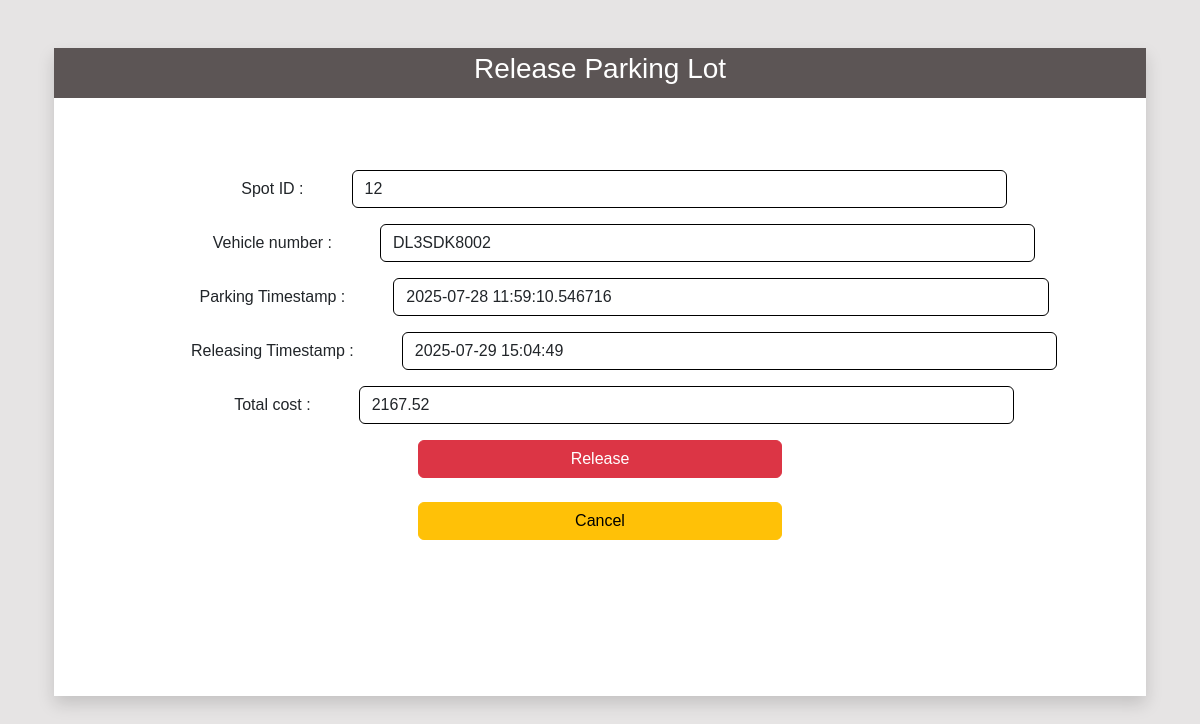
Page /spot/8/release (signed in) on the committed database.
### models.py (models this page shows)
class Reservation(db.Model):
    id = db.Column(db.Integer, primary_key=True)
    user_id = db.Column(db.Integer, db.ForeignKey('user.id'), nullable=False)
    lot_id = db.Column(db.Integer, db.ForeignKey('parkinglot.id'), nullable=False)
    spot_id = db.Column(db.Integer, db.ForeignKey('parkingspot.id'), nullable=False)
    vehicle_id = db.Column(db.Integer, db.ForeignKey('vehicle.id'), nullable=False)
    parking_timestamp = db.Column(db.DateTime, nullable=False)
    leaving_timestamp = db.Column(db.DateTime, nullable=True)
    total_cost = db.Column(db.Float, nullable=True)

class Vehicle(db.Model):
    id = db.Column(db.Integer, primary_key=True)
    user_id = db.Column(db.Integer, db.ForeignKey('user.id'), nullable=False)
    vehicle_number = db.Column(db.String(25), unique=True, nullable=False)
    vehicle_type = db.Column(db.String(20))
    reserved_vehicle = db.relationship('Reservation', backref='vehicle', lazy=True,cascade="all, delete-orphan")

### routes.py (the view)
@app.route('/spot/<int:id>/release')
@auth_required
def release(id):
    reservation=Reservation.query.get(id)
    leaving_timestamp = datetime.now()
    parking_timestamp= reservation.parking_timestamp
    duration = leaving_timestamp - parking_timestamp
    hrs = duration.total_seconds() / 3600
    cost = round(hrs * reservation.parkinglot.price_per_hour, 2)
    return render_template('spot/release.html',reservation=reservation,l_timestamp=leaving_timestamp,cost=cost)

### routes.py (called while the page is built)
def auth_required(f):
    @wraps(f) #create different function object
    def decorated_function(*args, **kwargs):
        if 'user_id' not in session:
            return redirect(url_for('login'))
        else:
            return f(*args, **kwargs)
    return decorated_function

### templates/spot/release.html (shortened to what this page needs)
{% extends 'layout.html' %}
{% block content %}
<div class="container-fluid" style="height: 90vh;">
    <div class="col-5 shadow mt-5">
        <div class="title d-flex justify-content-center align-items-center mb-5 ">
            <h3 class="text-center">Release Parking Lot</h3>
        </div>
        <br>
        <form action="" method="post" class="form">
            <div class="d-flex align-items-center justify-content-center mb-3">
                <label class="me-5 ms-5">Spot ID :</label>
                <input type="text" class="form-control fixed-width-input"  value="{{reservation.spot_id}}" readonly>
            </div>
            <div class="d-flex align-items-center justify-content-center mb-3">
                <label class="me-5 ms-5" for="specificSizeSelect" >Vehicle number :</label>
                <input type="text" class="form-control fixed-width-input" value="{{reservation.vehicle.vehicle_number}}" readonly>
            </div>
            <div class="d-flex align-items-center justify-content-center mb-3">
                <label class="me-5 ms-5" for="specificSizeSelect" > Parking Timestamp :</label>
                <input type="text" class="form-control fixed-width-input" value="{{reservation.parking_timestamp}}" readonly>
            </div>
            <div class="d-flex align-items-center justify-content-center mb-3">
                <label class="me-5 ms-5" for="specificSizeSelect" > Releasing Timestamp :</label>
                <input type="datetime" class="form-control fixed-width-input" id="l_timestamp" name="l_timestamp" value='{{l_timestamp}}' readonly>
            </div>
            <div class="d-flex align-items-center justify-content-center mb-3">
                <label class="me-5 ms-5" for="specificSizeSelect" > Total cost :</label>
                <input type="text" class="form-control fixed-width-input" id="cost" name="cost" value='{{cost}}' readonly>
            </div>
            <div class="form-group d-grid gap-2 col-4 mx-auto">
                <button type="submit" class="btn btn-danger">
                    Release
                </button>
                <a href="{{url_for('parking_history')}}" class="btn btn-warning chfont mt-3">Cancel</a>
            </div>
    </div>
</div>
{% endblock %}

### templates/layout.html (style rules this page uses)
body { font-family: Arial, sans-serif; background-color: #e6e4e4; }
.col-5 { width: 100%; height: 90%; background-color: white; }
.title { width: 100%; height: 50px; }
.form-control { border: 1px solid black; }

### templates/spot/release.html (style rules this page uses)
.title { background-color: rgb(92, 85, 85); color: white; }
.fixed-width-input { width: 60% }

### rows in the picture
Reservation: spot_id "12", parking_timestamp "2025-07-28 11:59:10.546716"
Vehicle: vehicle.vehicle_number "DL3SDK8002"
